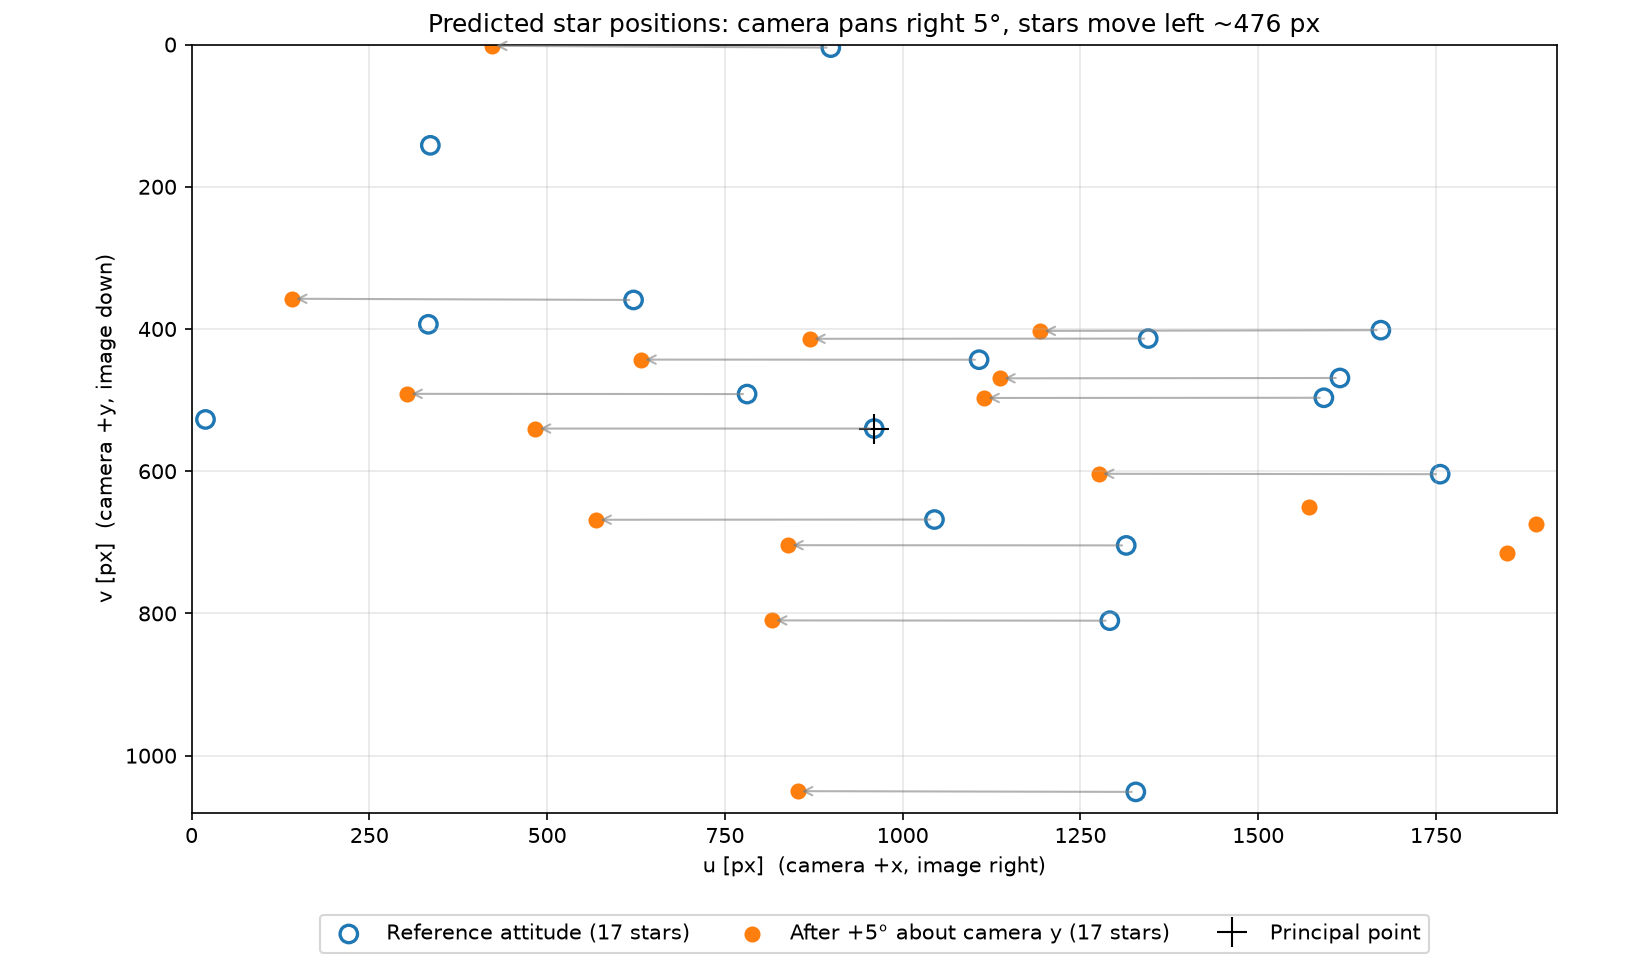

Source code (Python):
"""
star_projection_experiment.py - Space Systems Engineering, Module 3, Experiment C

Catalog RA/Dec + camera attitude quaternion -> predicted star pixels.

Pipeline
--------
1. catalog RA/Dec          -> celestial unit vectors s_G     (Module 1)
2. s_C = C_CG s_G, with C_CG = R(q)^T from the attitude quaternion q
3. reject stars behind the camera or off the sensor
4. pinhole projection      -> pixel coordinates (u, v)
5. repeat with the camera rotated 5 deg about its own y axis

Then the inverse attitude transformation recovers the catalog directions.

Run:  python star_projection_experiment.py
"""

from pathlib import Path

import matplotlib
matplotlib.use("Agg")
import matplotlib.pyplot as plt
import numpy as np

from rotation_engine import axis_angle_to_quaternion, quaternion_multiply
from sensor_frames import (
    PinholeCamera,
    attitude_to_transform,
    camera_attitude_from_boresight,
    radec_to_unit,
)

import sys
sys.path.insert(0, str(Path(__file__).resolve().parents[1] / "module-1"))
from celestial_geometry import angular_separation, unit_to_radec  # noqa: E402

BORESIGHT_RA_DEG = 120.0
BORESIGHT_DEC_DEG = 30.0
N_STARS = 40
SLEW_DEG = 5.0
SEED = 570


def make_catalog(camera, q_reference, n_stars, seed):
    """
    Synthetic catalog of (RA, Dec) in degrees, scattered around the
    reference boresight over an area somewhat larger than the field of
    view, so that some stars start outside the image.
    """
    rng = np.random.default_rng(seed)
    half_width = np.radians(camera.horizontal_fov_deg / 2.0 + SLEW_DEG)
    half_height = np.radians(camera.vertical_fov_deg / 2.0 + 2.0)
    tan_x = np.tan(rng.uniform(-half_width, half_width, n_stars))
    tan_y = np.tan(rng.uniform(-half_height, half_height, n_stars))
    camera_dirs = np.column_stack((tan_x, tan_y, np.ones(n_stars)))
    camera_dirs /= np.linalg.norm(camera_dirs, axis=1, keepdims=True)
    celestial = attitude_to_transform(q_reference).apply(camera_dirs)
    return np.array([unit_to_radec(v) for v in celestial])


def predict_image(catalog_radec, q_attitude, camera):
    """Steps 1-4. Returns (camera_vectors, pixels, visible)."""
    celestial = np.array([radec_to_unit(ra, dec) for ra, dec in catalog_radec])
    c_cg = attitude_to_transform(q_attitude).inverse()        # celestial -> camera
    camera_vectors = c_cg.apply(celestial)
    pixels, visible = camera.project(camera_vectors)
    return camera_vectors, pixels, visible


def main():
    camera = PinholeCamera()
    print(f"Camera: {camera.width} x {camera.height} px, "
          f"HFOV {camera.horizontal_fov_deg} deg, "
          f"VFOV {camera.vertical_fov_deg:.2f} deg, "
          f"fx = fy = {camera.fx:.2f} px, "
          f"{3600 * camera.horizontal_fov_deg / camera.width:.1f} arcsec/px")

    # Reference attitude: boresight at the chosen RA/Dec, north up.
    q_ref = camera_attitude_from_boresight(BORESIGHT_RA_DEG, BORESIGHT_DEC_DEG)
    catalog = make_catalog(camera, q_ref, N_STARS, SEED)
    # Add one star exactly on the reference boresight as a check target.
    catalog = np.vstack(([BORESIGHT_RA_DEG, BORESIGHT_DEC_DEG], catalog))

    # New attitude: rotate the camera +5 deg about its OWN y axis.
    # A rotation expressed in the camera's local axes multiplies on the right.
    q_slew = axis_angle_to_quaternion([0.0, 1.0, 0.0], np.radians(SLEW_DEG))
    q_new = quaternion_multiply(q_ref, q_slew)

    vec_ref, pix_ref, vis_ref = predict_image(catalog, q_ref, camera)
    vec_new, pix_new, vis_new = predict_image(catalog, q_new, camera)

    print(f"Attitude quaternion, reference [w x y z]: {np.round(q_ref, 6)}")
    print(f"Attitude quaternion, after slew [w x y z]: {np.round(q_new, 6)}")
    print(f"\nCatalog: {len(catalog)} stars around RA {BORESIGHT_RA_DEG} deg, "
          f"Dec {BORESIGHT_DEC_DEG} deg")
    print(f"Visible at reference attitude: {vis_ref.sum()}")
    print(f"Visible after +{SLEW_DEG:g} deg about camera y: {vis_new.sum()}")
    both = vis_ref & vis_new
    print(f"Visible in both: {both.sum()}  "
          f"(left the image: {(vis_ref & ~vis_new).sum()}, "
          f"entered: {(~vis_ref & vis_new).sum()})")

    print("\n  star     RA [deg]   Dec [deg]     u_ref     v_ref     u_new"
          "     v_new        du        dv")
    for i in np.flatnonzero(both)[:10]:
        du, dv = pix_new[i] - pix_ref[i]
        print(f"  {i:>4}{catalog[i, 0]:>13.4f}{catalog[i, 1]:>12.4f}"
              f"{pix_ref[i, 0]:>10.2f}{pix_ref[i, 1]:>10.2f}"
              f"{pix_new[i, 0]:>10.2f}{pix_new[i, 1]:>10.2f}"
              f"{du:>10.2f}{dv:>10.2f}")

    shift = pix_new[both] - pix_ref[both]
    predicted_centre_shift = -camera.fx * np.tan(np.radians(SLEW_DEG))
    print(f"\nMean shift of stars visible in both images: "
          f"du = {shift[:, 0].mean():+.2f} px, dv = {shift[:, 1].mean():+.2f} px")
    print(f"Boresight star: u {pix_ref[0, 0]:.2f} -> {pix_new[0, 0]:.2f} "
          f"(du = {pix_new[0, 0] - pix_ref[0, 0]:+.3f} px); "
          f"predicted -fx tan({SLEW_DEG:g} deg) = {predicted_centre_shift:+.3f} px")

    print(f"""
Which way the image moves, and why
----------------------------------
The attitude quaternion q is active: R(q) carries the celestial axes onto
the camera axes, so R(q) = C_GC and a star's camera coordinates are
s_C = R(q)^T s_G.
Rotating the camera about its own y axis is a right-multiplication,
q_new = q (x) q_y(+5 deg), so R(q_new) = R(q) R_y(+5 deg) and
    s_C,new = R_y(+5 deg)^T s_C = R_y(-5 deg) s_C.
The camera turns one way; star coordinates in the camera frame turn the
opposite way. R_y(+5 deg) swings the boresight (+z) toward +x, image right.
A star that was on the boresight, (0, 0, 1), becomes
(-sin 5, 0, cos 5): X/Z = -tan 5 deg, so it lands fx tan(5 deg) = {-predicted_centre_shift:.1f} px
to the LEFT. The camera pans right, the star field slides left. Rows barely
change: +y (image down) is the rotation axis. The shift is not the same for
every star because the projection is tan(angle), which stretches toward
the image edges, and stars off the horizontal centre line also move slightly
in v.""")

    # Check against the closed form for every star.
    ry_minus = np.array([[np.cos(np.radians(SLEW_DEG)), 0, -np.sin(np.radians(SLEW_DEG))],
                         [0, 1, 0],
                         [np.sin(np.radians(SLEW_DEG)), 0, np.cos(np.radians(SLEW_DEG))]])
    closed_form = vec_ref @ ry_minus.T
    print(f"\nPipeline vs closed form R_y(-5 deg) s_C, all stars: "
          f"max difference {np.max(np.abs(closed_form - vec_new)):.1e}")

    # ---- inverse: camera-frame vectors back to celestial directions --------
    worst = 0.0
    for q, camera_vectors in ((q_ref, vec_ref), (q_new, vec_new)):
        recovered = attitude_to_transform(q).apply(camera_vectors)   # C_GC
        for (ra, dec), v in zip(catalog, recovered):
            worst = max(worst, angular_separation(v, radec_to_unit(ra, dec)))
    print(f"Inverse attitude transform recovers the catalog directions to "
          f"{worst * 3600:.1e} arcsec (worst star, both attitudes)")

    # Full loop from pixels for the visible stars.
    back = attitude_to_transform(q_new).apply(camera.unproject(pix_new[vis_new]))
    worst_px = max(angular_separation(v, radec_to_unit(ra, dec))
                   for v, (ra, dec) in zip(back, catalog[vis_new]))
    print(f"Pixels -> rays -> celestial for visible stars: "
          f"{worst_px * 3600:.1e} arcsec")

    # ---- figure -------------------------------------------------------------
    fig, ax = plt.subplots(figsize=(11, 6.4))
    ax.scatter(pix_ref[vis_ref, 0], pix_ref[vis_ref, 1], s=70,
               facecolors="none", edgecolors="tab:blue", linewidths=1.6,
               label=f"Reference attitude ({vis_ref.sum()} stars)")
    ax.scatter(pix_new[vis_new, 0], pix_new[vis_new, 1], s=45,
               color="tab:orange",
               label=f"After +{SLEW_DEG:g}° about camera y ({vis_new.sum()} stars)")
    for i in np.flatnonzero(both):
        ax.annotate("", xy=pix_new[i], xytext=pix_ref[i],
                    arrowprops=dict(arrowstyle="->", color="gray", alpha=0.6))
    ax.plot(camera.cx, camera.cy, "k+", markersize=14, label="Principal point")
    ax.set_xlim(0, camera.width)
    ax.set_ylim(camera.height, 0)            # row 0 at the top
    ax.set_aspect("equal")
    ax.set_xlabel("u [px]  (camera +x, image right)")
    ax.set_ylabel("v [px]  (camera +y, image down)")
    ax.set_title(f"Predicted star positions: camera pans right {SLEW_DEG:g}°, "
                 f"stars move left ~{-predicted_centre_shift:.0f} px")
    ax.grid(True, alpha=0.3)
    ax.legend(loc="upper center", bbox_to_anchor=(0.5, -0.12), ncol=3)
    fig.tight_layout()
    out = Path(__file__).with_name("star_projection_experiment.png")
    fig.savefig(out, dpi=150)
    print(f"\nSaved {out.name}")


if __name__ == "__main__":
    main()
